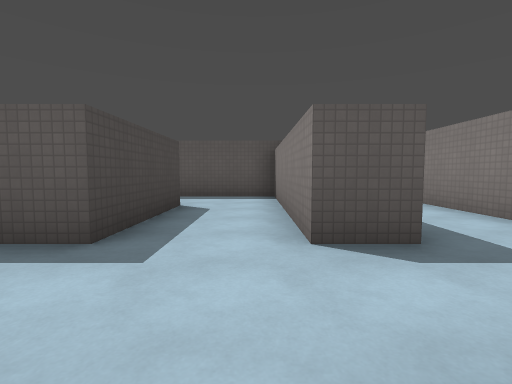
[1] (above)

24 first-person views from a walk through a Godot game level. The camera is 1.3 m above the floor, tilts 4° down and sees 85° across. The floor is counted in squares, 2 m on a side. Each view is taken from the middle of a square. On the plan, view 1 faces up. The plan holds only what a view shows up to about 9 squares ahead; the rest is blank. The place goes on beyond the plan. Surface patterns are stand-ins for the level's own textures.

[2]
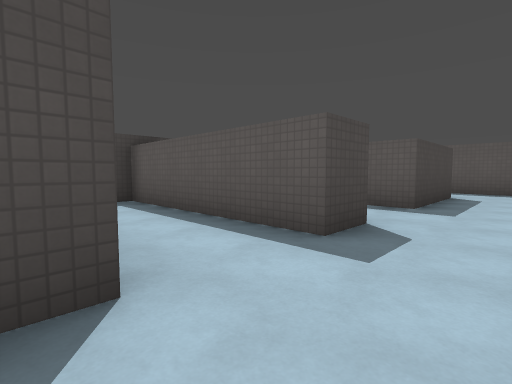

[3]
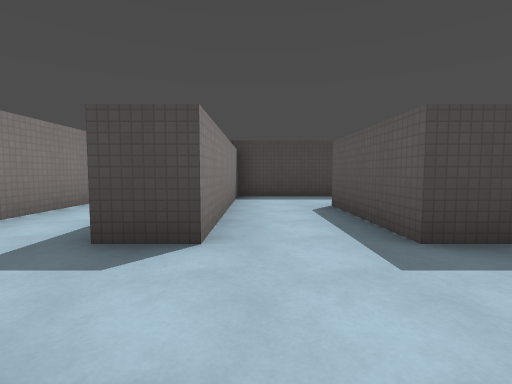

[4]
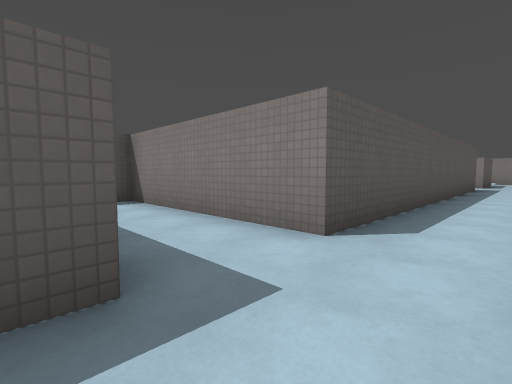

[5]
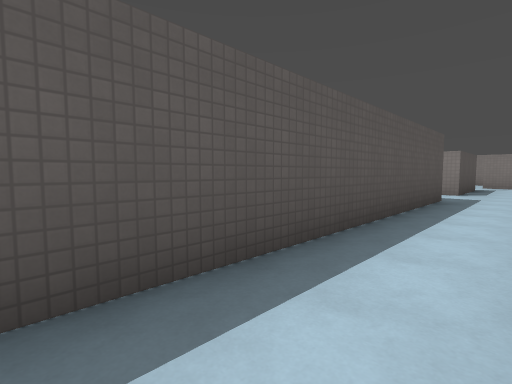

[6]
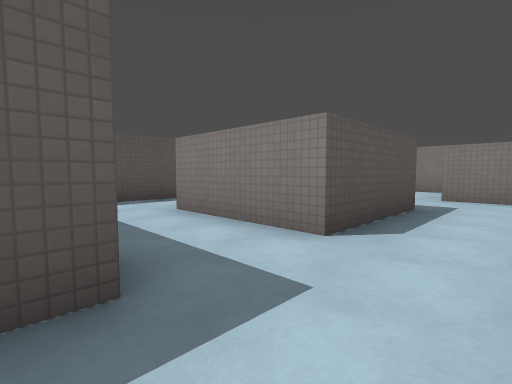

[7]
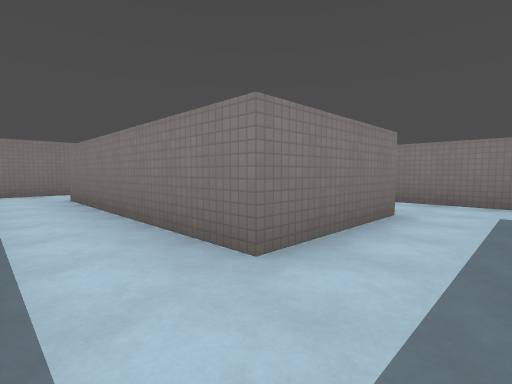

[8]
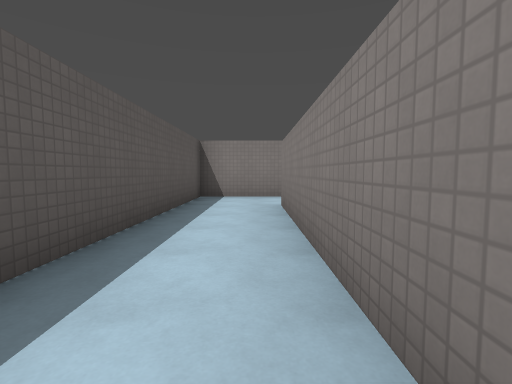

[9]
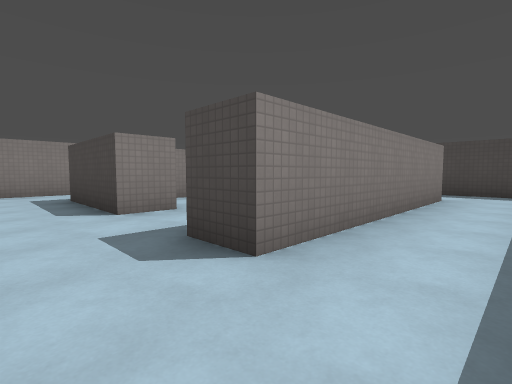

[10]
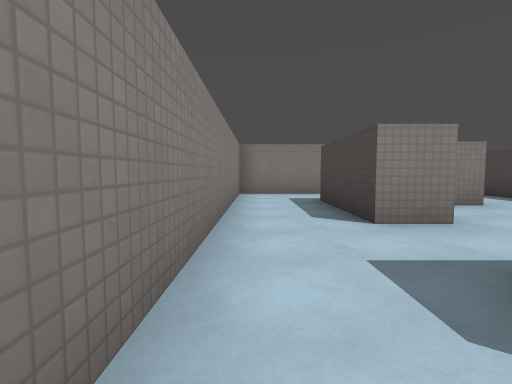

[11]
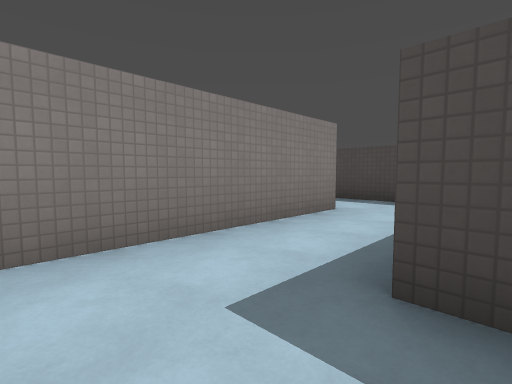

[12]
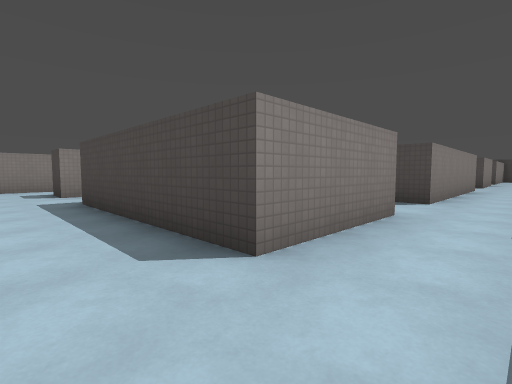

[13]
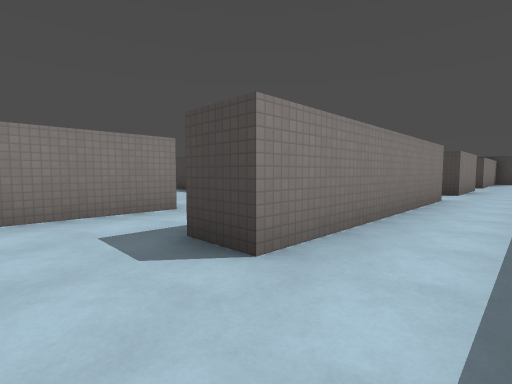

[14]
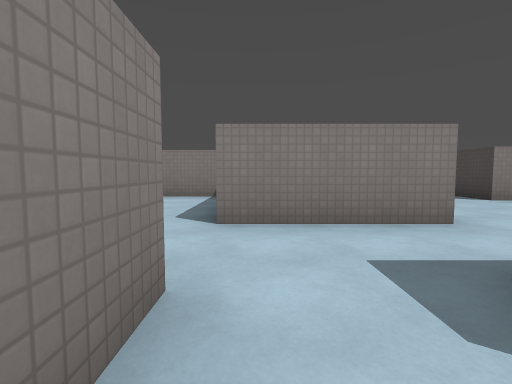

[15]
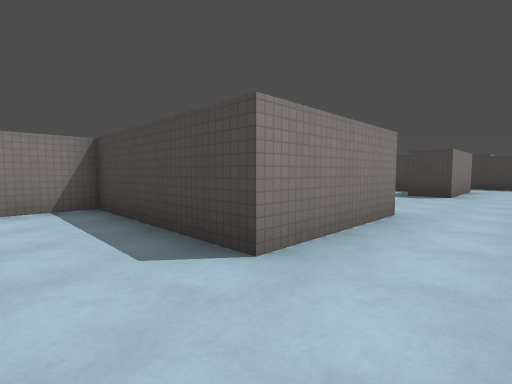

[16]
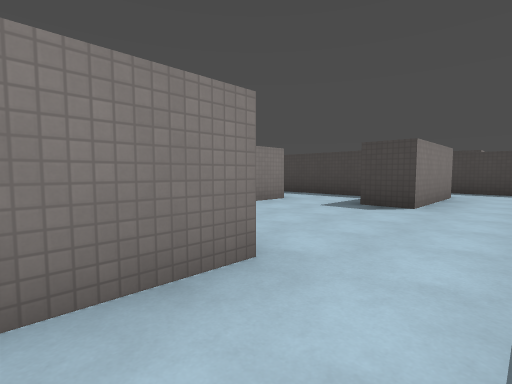

[17]
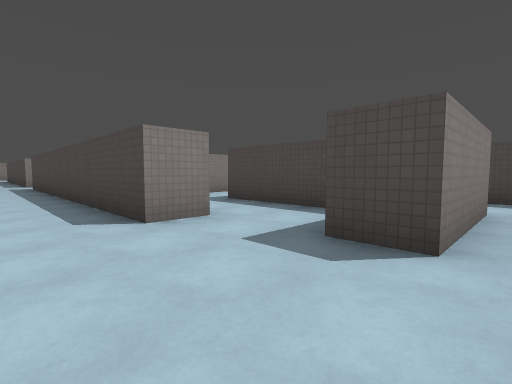

[18]
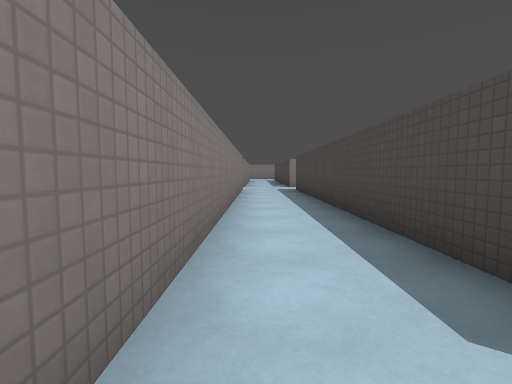

[19]
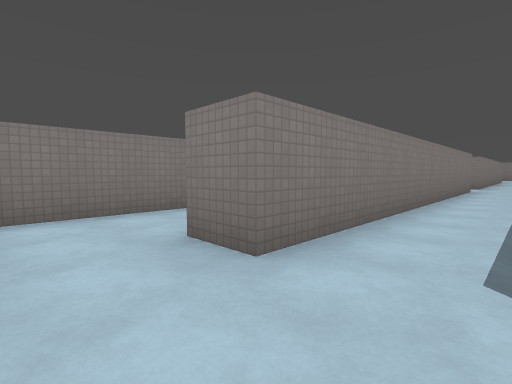

[20]
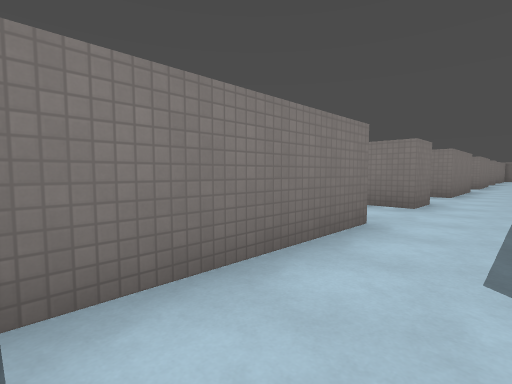

[21]
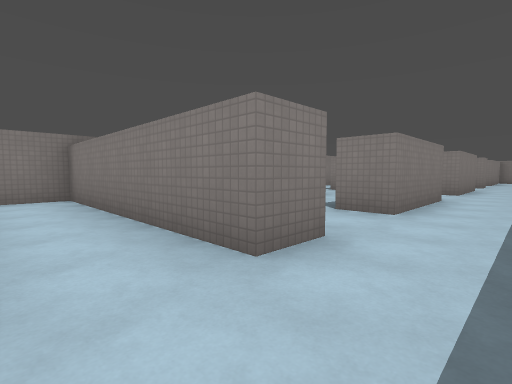

[22]
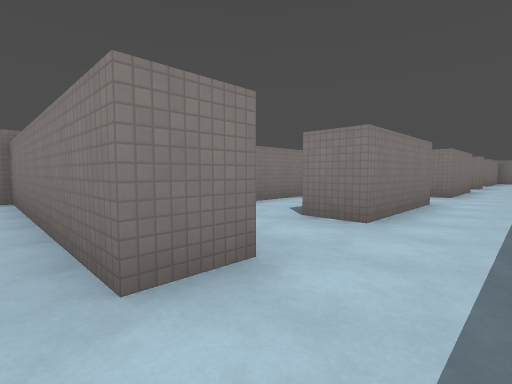

[23]
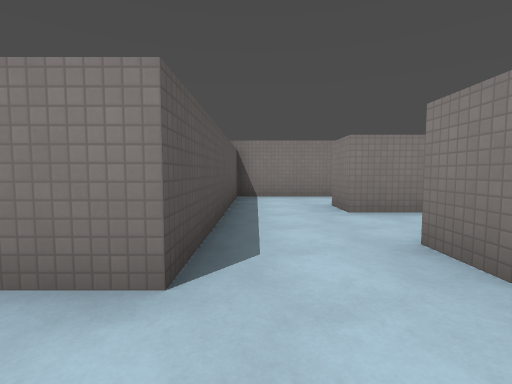

[24]
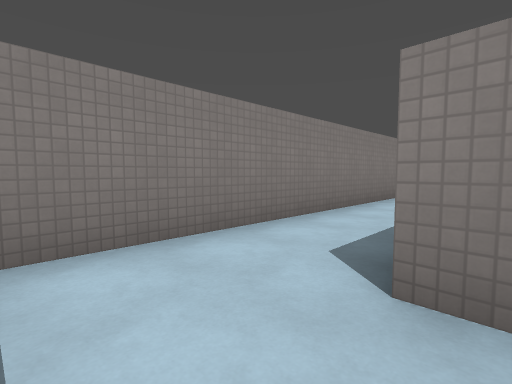

### Floor plan
Ten units are one square. View 1 is at (0, 0); x grows to the right and y downward. Boxes are objects, and circles mark ways between rooms. Rooms are numbered by the first view taken in them; rooms with no view inside come last. Other rooms are left out.
<svg viewBox="-70 -80 310 240">
<path fill="none" stroke="#000" d="M-15 -5 -15 5 -65 5 -65 9M-49 25 -28 25M-15 24 -15 30M136 -25 35 -25 35 -75 31 -75M135 -5 155 -5M155 -25 155 -55 215 -55M135 -66 135 -50M55 -5 115 -5M18 -5 35 -5M16 -25 5 -25M235 -55 235 -75 151 -75M205 -25 215 -25 215 5M215 -55 215 -45M184 25 235 25 235 -55M165 -5 165 25M186 -25 155 -25M184 -5 195 -5M205 -12 205 -25M155 -5 165 -5M135 5 135 -5M116 25 135 25M115 -5 115 5M64 55 75 55 75 140M45 44 45 56M104 25 116 25M55 25 65 25 65 35M125 54 125 40M95 152 95 55 105 55M125 76 125 54M125 95 185 95 185 82M165 65 165 75M125 105 125 95M125 155 125 125M155 125 165 125M185 155 185 105 155 105M125 125 135 125M155 154 155 125M155 105 125 105M35 25 55 25M35 -5 35 0M15 14 15 29M135 25 135 65 155 65"/>
<circle cx="-5" cy="35" r="3" fill="#2a7"/>
<circle cx="225" cy="-50" r="3" fill="#2a7"/>
<circle cx="160" cy="-15" r="3" fill="#2a7"/>
<circle cx="125" cy="0" r="3" fill="#2a7"/>
<circle cx="45" cy="0" r="3" fill="#2a7"/>
<circle cx="175" cy="0" r="3" fill="#2a7"/>
<circle cx="210" cy="-35" r="3" fill="#2a7"/>
<circle cx="110" cy="15" r="3" fill="#2a7"/>
<circle cx="145" cy="35" r="3" fill="#2a7"/>
<circle cx="115" cy="65" r="3" fill="#2a7"/>
<circle cx="60" cy="15" r="3" fill="#2a7"/>
<circle cx="115" cy="100" r="3" fill="#2a7"/>
<circle cx="130" cy="115" r="3" fill="#2a7"/>
<circle cx="160" cy="115" r="3" fill="#2a7"/>
<text x="-30" y="10">1</text>
<text x="-10" y="40">2</text>
<text x="110" y="-20">3</text>
<text x="220" y="-10">4</text>
<text x="180" y="-20">5</text>
<text x="130" y="10">6</text>
<text x="80" y="60">7</text>
<text x="140" y="80">8</text>
<text x="110" y="120">9</text>
<text x="170" y="130">10</text>
<text x="140" y="130">11</text>
<text x="40" y="10">12</text>
<text x="140" y="40">13</text>
</svg>
Room 1 opens to room 2. Room 3 opens to room 4. Room 3 opens to room 5. Room 3 opens to room 6. Room 3 opens to room 12. Room 4 opens to room 5. Room 6 opens to room 7. Room 6 opens to room 13. Room 7 opens to room 8. Room 7 opens to room 12. Room 8 opens to room 9. Room 9 opens to room 11. Room 10 opens to room 11.

Where each view was taken, in squares from view 1:
view 1: 0 up, 0 right, facing up
view 2: 3 down, 0 right, facing up-left
view 3: 1 up, 1 right, facing left
view 4: 1 up, 1 right, facing up-right
view 5: 1 up, 6 right, facing up-right
view 6: 1 up, 13 right, facing up-right
view 7: 7 up, 14 right, facing down-right
view 8: 6 up, 16 right, facing right
view 9: 7 up, 23 right, facing down-left
view 10: 6 up, 23 right, facing down
view 11: 0 up, 23 right, facing down-left
view 12: 2 up, 18 right, facing down-left
view 13: 2 up, 13 right, facing down-left
view 14: 1 up, 13 right, facing down
view 15: 1 down, 15 right, facing down-left
view 16: 1 down, 12 right, facing down-left
view 17: 2 down, 9 right, facing down-left
view 18: 5 down, 9 right, facing down
view 19: 4 down, 8 right, facing down-right
view 20: 4 down, 11 right, facing down-right
view 21: 8 down, 11 right, facing down-right
view 22: 9 down, 11 right, facing down-right
view 23: 11 down, 11 right, facing right
view 24: 11 down, 16 right, facing down-right
